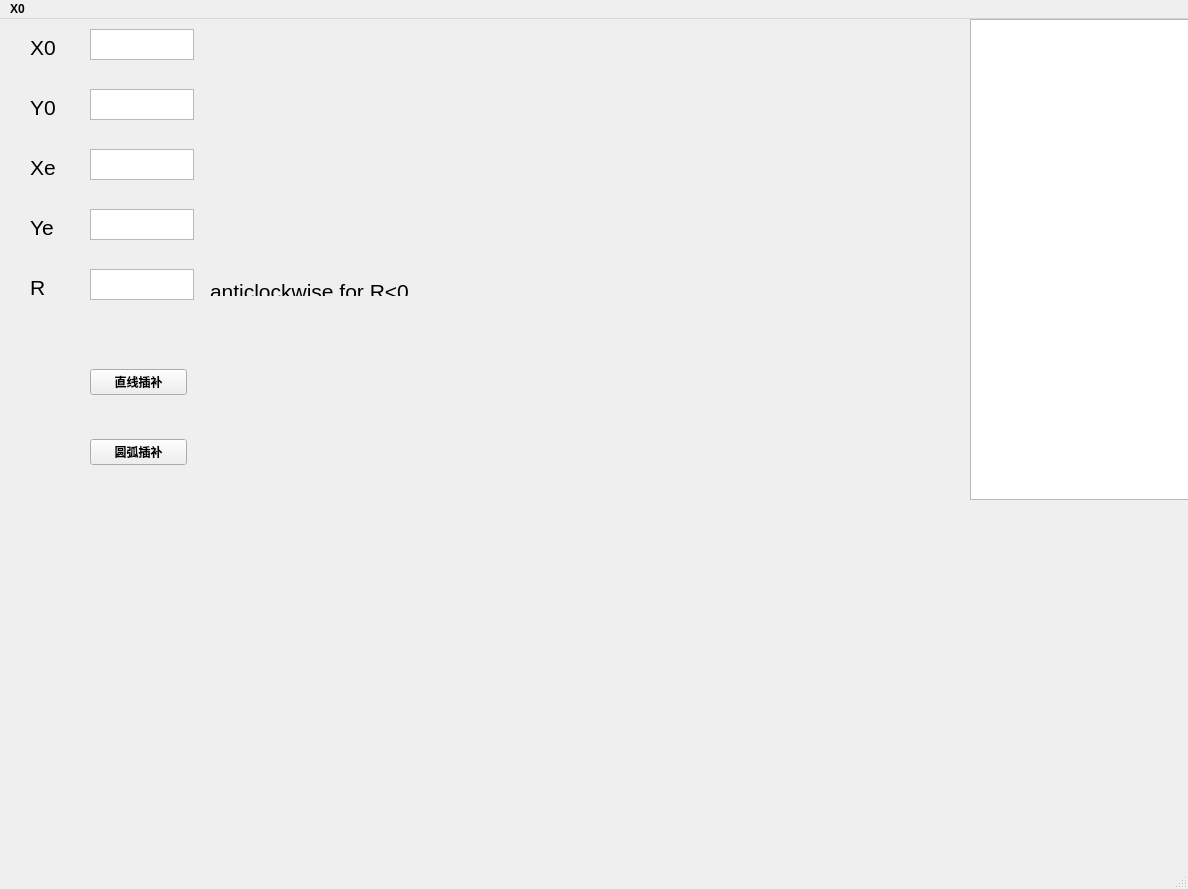
<?xml version="1.0" encoding="UTF-8"?>
<ui version="4.0">
 <class>MainWindow</class>
 <widget class="QMainWindow" name="MainWindow">
  <property name="geometry">
   <rect>
    <x>0</x>
    <y>0</y>
    <width>1188</width>
    <height>889</height>
   </rect>
  </property>
  <property name="font">
   <font>
    <weight>75</weight>
    <bold>true</bold>
   </font>
  </property>
  <property name="windowTitle">
   <string>MainWindow</string>
  </property>
  <widget class="QWidget" name="centralwidget">
   <widget class="QTextEdit" name="output">
    <property name="geometry">
     <rect>
      <x>970</x>
      <y>0</y>
      <width>221</width>
      <height>481</height>
     </rect>
    </property>
   </widget>
   <widget class="QLabel" name="x0">
    <property name="geometry">
     <rect>
      <x>30</x>
      <y>20</y>
      <width>68</width>
      <height>17</height>
     </rect>
    </property>
    <property name="font">
     <font>
      <pointsize>16</pointsize>
      <weight>50</weight>
      <italic>false</italic>
      <bold>false</bold>
     </font>
    </property>
    <property name="text">
     <string>X0</string>
    </property>
   </widget>
   <widget class="QTextEdit" name="x0_input">
    <property name="geometry">
     <rect>
      <x>90</x>
      <y>10</y>
      <width>104</width>
      <height>31</height>
     </rect>
    </property>
   </widget>
   <widget class="QLabel" name="y0">
    <property name="geometry">
     <rect>
      <x>30</x>
      <y>80</y>
      <width>68</width>
      <height>17</height>
     </rect>
    </property>
    <property name="font">
     <font>
      <pointsize>16</pointsize>
      <weight>50</weight>
      <italic>false</italic>
      <bold>false</bold>
     </font>
    </property>
    <property name="text">
     <string>Y0</string>
    </property>
   </widget>
   <widget class="QTextEdit" name="y0_input">
    <property name="geometry">
     <rect>
      <x>90</x>
      <y>70</y>
      <width>104</width>
      <height>31</height>
     </rect>
    </property>
   </widget>
   <widget class="QLabel" name="xe">
    <property name="geometry">
     <rect>
      <x>30</x>
      <y>140</y>
      <width>68</width>
      <height>17</height>
     </rect>
    </property>
    <property name="font">
     <font>
      <pointsize>16</pointsize>
      <weight>50</weight>
      <italic>false</italic>
      <bold>false</bold>
     </font>
    </property>
    <property name="text">
     <string>Xe</string>
    </property>
   </widget>
   <widget class="QLabel" name="ye">
    <property name="geometry">
     <rect>
      <x>30</x>
      <y>200</y>
      <width>68</width>
      <height>17</height>
     </rect>
    </property>
    <property name="font">
     <font>
      <pointsize>16</pointsize>
      <weight>50</weight>
      <italic>false</italic>
      <bold>false</bold>
     </font>
    </property>
    <property name="text">
     <string>Ye</string>
    </property>
   </widget>
   <widget class="QTextEdit" name="xe_input">
    <property name="geometry">
     <rect>
      <x>90</x>
      <y>130</y>
      <width>104</width>
      <height>31</height>
     </rect>
    </property>
   </widget>
   <widget class="QTextEdit" name="ye_input">
    <property name="geometry">
     <rect>
      <x>90</x>
      <y>190</y>
      <width>104</width>
      <height>31</height>
     </rect>
    </property>
   </widget>
   <widget class="QPushButton" name="line_interpolation">
    <property name="geometry">
     <rect>
      <x>90</x>
      <y>350</y>
      <width>97</width>
      <height>26</height>
     </rect>
    </property>
    <property name="text">
     <string>直线插补</string>
    </property>
   </widget>
   <widget class="QPushButton" name="arc_interpolation">
    <property name="geometry">
     <rect>
      <x>90</x>
      <y>420</y>
      <width>97</width>
      <height>26</height>
     </rect>
    </property>
    <property name="text">
     <string>圆弧插补</string>
    </property>
   </widget>
   <widget class="QTextEdit" name="R_input">
    <property name="geometry">
     <rect>
      <x>90</x>
      <y>250</y>
      <width>104</width>
      <height>31</height>
     </rect>
    </property>
   </widget>
   <widget class="QLabel" name="r">
    <property name="geometry">
     <rect>
      <x>30</x>
      <y>260</y>
      <width>68</width>
      <height>17</height>
     </rect>
    </property>
    <property name="font">
     <font>
      <pointsize>16</pointsize>
      <weight>50</weight>
      <italic>false</italic>
      <bold>false</bold>
     </font>
    </property>
    <property name="text">
     <string>R</string>
    </property>
   </widget>
   <widget class="QLabel" name="r_2">
    <property name="geometry">
     <rect>
      <x>210</x>
      <y>260</y>
      <width>351</width>
      <height>17</height>
     </rect>
    </property>
    <property name="font">
     <font>
      <pointsize>16</pointsize>
      <weight>50</weight>
      <italic>false</italic>
      <bold>false</bold>
     </font>
    </property>
    <property name="text">
     <string>anticlockwise for R&lt;0</string>
    </property>
   </widget>
  </widget>
  <widget class="QMenuBar" name="menubar">
   <property name="geometry">
    <rect>
     <x>0</x>
     <y>0</y>
     <width>1188</width>
     <height>19</height>
    </rect>
   </property>
   <widget class="QMenu" name="menuX0">
    <property name="title">
     <string>X0</string>
    </property>
   </widget>
   <addaction name="menuX0"/>
  </widget>
  <widget class="QStatusBar" name="statusbar"/>
 </widget>
 <resources/>
 <connections/>
</ui>
